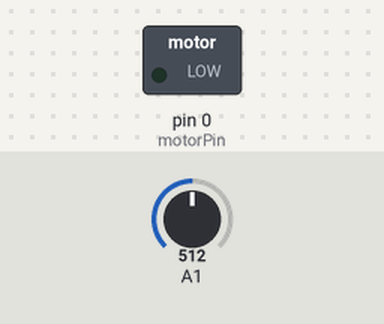
A sketch run on a simulated Arduino Uno, built with avr-gcc and run on an emulated ATmega328P. Parts: switched loads named in the sketch (green lamp = pin HIGH). The inputs (shaded band) are chosen by the test bench; at power-on: A1 = 512.

Above: at 1.2 s.
1.3 s: A1 set to 675
2.8 s: A1 set to 695
At 3.7 s:
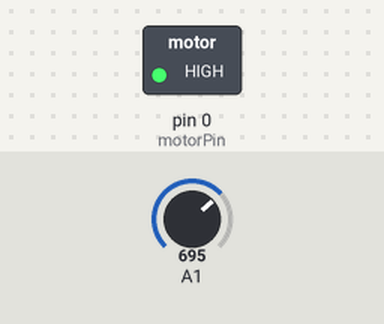
4.3 s: A1 set to 511
At 4.9 s:
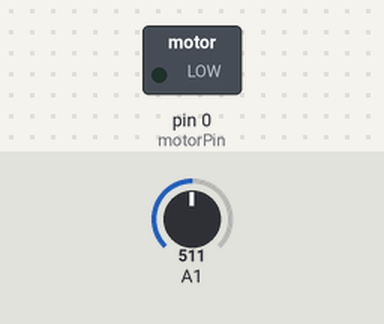
5.8 s: A1 set to 716
At 7.2 s:
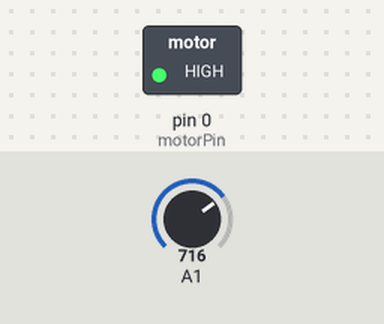
Timing chart, 0 to 8.3 s (numbered marks = the images above; inputs shaded):
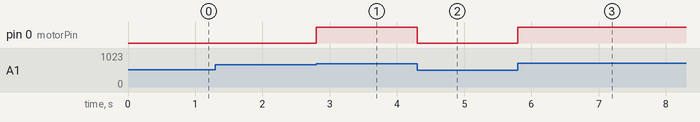

Measured:
- the behaviour switches between 687 and 688 on A1 (found by bisection; images 0 and 1)
- after the input at 1.3 s, every drawn part: stays the same
- after the input at 2.8 s, pin 0 (motorPin): LOW → HIGH at once
- after the input at 4.3 s, pin 0 (motorPin): HIGH → LOW at once
- after the input at 5.8 s, pin 0 (motorPin): LOW → HIGH at once

The sketch:

HTPin3.ino
```cpp
//Globals
int distance = 0;

//Pins
int motorPin = 0;
int IRPin = 2;

void setup() {
  pinMode(IRPin, INPUT);
  pinMode(motorPin, OUTPUT);
}

void loop() {
 distance = getDistance();

  if (distance < 100) {
    analogWrite(motorPin, 255);
    delay(500);
    analogWrite(motorPin, 0);
    delay(500);
  }

  else if (distance < 300) {
    analogWrite(motorPin, 150);
  }

  else if (distance < 750 ) {
    analogWrite(motorPin, 100);
  }

  else {
    analogWrite(motorPin, 0);
  }
}

int getDistance() {
 int value = analogRead(1);
 int inter = map(value, 127, 860, 860, 127);
 return inter;
}
```
